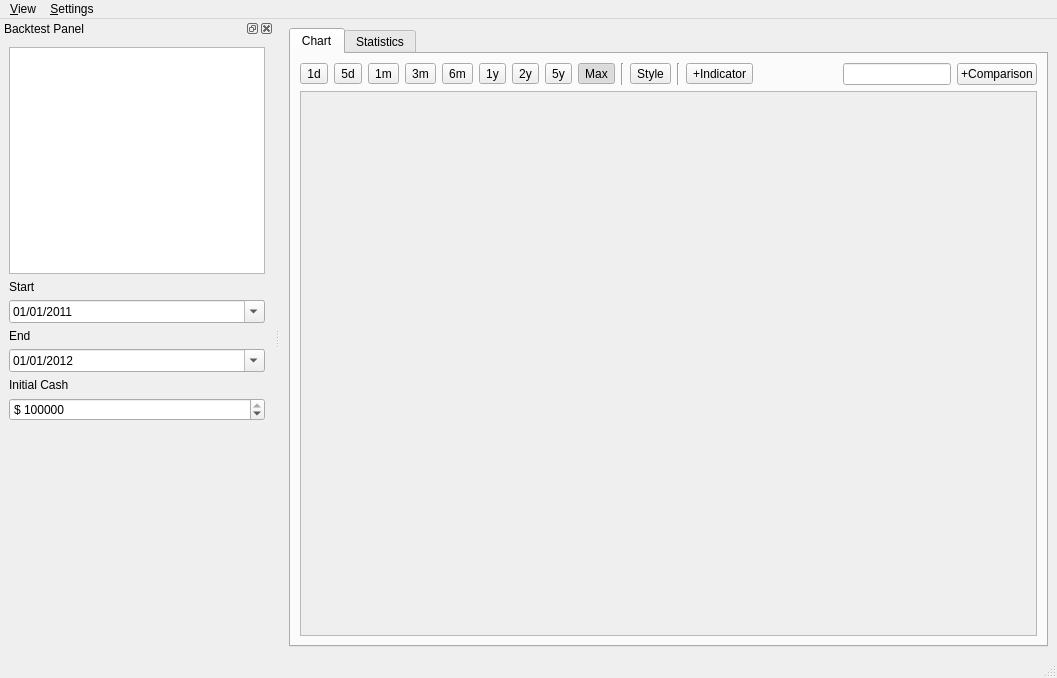
<?xml version="1.0" encoding="UTF-8"?>
<ui version="4.0">
 <class>MainWindow</class>
 <widget class="QMainWindow" name="MainWindow">
  <property name="geometry">
   <rect>
    <x>0</x>
    <y>0</y>
    <width>1057</width>
    <height>678</height>
   </rect>
  </property>
  <property name="windowTitle">
   <string>Backtester</string>
  </property>
  <widget class="QWidget" name="centralwidget">
   <layout class="QHBoxLayout" name="horizontalLayout">
    <item>
     <widget class="QTabWidget" name="tabWidget">
      <property name="currentIndex">
       <number>0</number>
      </property>
      <widget class="QWidget" name="chartTab">
       <attribute name="title">
        <string>Chart</string>
       </attribute>
       <layout class="QVBoxLayout" name="verticalLayout_3">
        <item>
         <layout class="QHBoxLayout" name="horizontalLayout_2">
          <item>
           <widget class="QToolButton" name="oneDayToolButton">
            <property name="text">
             <string>1d</string>
            </property>
            <property name="checkable">
             <bool>true</bool>
            </property>
            <attribute name="buttonGroup">
             <string notr="true">buttonGroup</string>
            </attribute>
           </widget>
          </item>
          <item>
           <widget class="QToolButton" name="fiveDayToolButton">
            <property name="text">
             <string>5d</string>
            </property>
            <property name="checkable">
             <bool>true</bool>
            </property>
            <attribute name="buttonGroup">
             <string notr="true">buttonGroup</string>
            </attribute>
           </widget>
          </item>
          <item>
           <widget class="QToolButton" name="oneMonthToolButton">
            <property name="text">
             <string>1m</string>
            </property>
            <property name="checkable">
             <bool>true</bool>
            </property>
            <attribute name="buttonGroup">
             <string notr="true">buttonGroup</string>
            </attribute>
           </widget>
          </item>
          <item>
           <widget class="QToolButton" name="threeMonthToolButton">
            <property name="text">
             <string>3m</string>
            </property>
            <property name="checkable">
             <bool>true</bool>
            </property>
            <attribute name="buttonGroup">
             <string notr="true">buttonGroup</string>
            </attribute>
           </widget>
          </item>
          <item>
           <widget class="QToolButton" name="sixMonthToolButton">
            <property name="text">
             <string>6m</string>
            </property>
            <property name="checkable">
             <bool>true</bool>
            </property>
            <attribute name="buttonGroup">
             <string notr="true">buttonGroup</string>
            </attribute>
           </widget>
          </item>
          <item>
           <widget class="QToolButton" name="oneYearToolButton">
            <property name="text">
             <string>1y</string>
            </property>
            <property name="checkable">
             <bool>true</bool>
            </property>
            <attribute name="buttonGroup">
             <string notr="true">buttonGroup</string>
            </attribute>
           </widget>
          </item>
          <item>
           <widget class="QToolButton" name="twoYearToolButton">
            <property name="text">
             <string>2y</string>
            </property>
            <property name="checkable">
             <bool>true</bool>
            </property>
            <attribute name="buttonGroup">
             <string notr="true">buttonGroup</string>
            </attribute>
           </widget>
          </item>
          <item>
           <widget class="QToolButton" name="fiveYearToolButton">
            <property name="text">
             <string>5y</string>
            </property>
            <property name="checkable">
             <bool>true</bool>
            </property>
            <attribute name="buttonGroup">
             <string notr="true">buttonGroup</string>
            </attribute>
           </widget>
          </item>
          <item>
           <widget class="QToolButton" name="maxToolButton">
            <property name="text">
             <string>Max</string>
            </property>
            <property name="checkable">
             <bool>true</bool>
            </property>
            <property name="checked">
             <bool>true</bool>
            </property>
            <attribute name="buttonGroup">
             <string notr="true">buttonGroup</string>
            </attribute>
           </widget>
          </item>
          <item>
           <widget class="Line" name="line_2">
            <property name="orientation">
             <enum>Qt::Vertical</enum>
            </property>
           </widget>
          </item>
          <item>
           <widget class="QToolButton" name="styleToolButton">
            <property name="cursor">
             <cursorShape>ArrowCursor</cursorShape>
            </property>
            <property name="contextMenuPolicy">
             <enum>Qt::ActionsContextMenu</enum>
            </property>
            <property name="text">
             <string>Style</string>
            </property>
            <property name="popupMode">
             <enum>QToolButton::InstantPopup</enum>
            </property>
            <property name="arrowType">
             <enum>Qt::NoArrow</enum>
            </property>
           </widget>
          </item>
          <item>
           <widget class="Line" name="line_3">
            <property name="orientation">
             <enum>Qt::Vertical</enum>
            </property>
           </widget>
          </item>
          <item>
           <widget class="QToolButton" name="indicatorToolButton">
            <property name="contextMenuPolicy">
             <enum>Qt::ActionsContextMenu</enum>
            </property>
            <property name="text">
             <string>+Indicator</string>
            </property>
            <property name="popupMode">
             <enum>QToolButton::InstantPopup</enum>
            </property>
            <property name="toolButtonStyle">
             <enum>Qt::ToolButtonIconOnly</enum>
            </property>
           </widget>
          </item>
          <item>
           <spacer name="horizontalSpacer">
            <property name="orientation">
             <enum>Qt::Horizontal</enum>
            </property>
            <property name="sizeHint" stdset="0">
             <size>
              <width>40</width>
              <height>20</height>
             </size>
            </property>
           </spacer>
          </item>
          <item>
           <widget class="QLineEdit" name="symbolLineEdit"/>
          </item>
          <item>
           <widget class="QPushButton" name="pushButton">
            <property name="text">
             <string>+Comparison</string>
            </property>
           </widget>
          </item>
         </layout>
        </item>
        <item>
         <widget class="QScrollArea" name="scrollArea">
          <property name="verticalScrollBarPolicy">
           <enum>Qt::ScrollBarAsNeeded</enum>
          </property>
          <property name="horizontalScrollBarPolicy">
           <enum>Qt::ScrollBarAsNeeded</enum>
          </property>
          <property name="widgetResizable">
           <bool>true</bool>
          </property>
          <widget class="QWidget" name="scrollAreaWidgetContents_2">
           <property name="geometry">
            <rect>
             <x>0</x>
             <y>0</y>
             <width>733</width>
             <height>527</height>
            </rect>
           </property>
           <layout class="QVBoxLayout" name="verticalLayout_4">
            <item>
             <widget class="MatplotlibWidget" name="matplotlibWidget" native="true">
              <property name="sizePolicy">
               <sizepolicy hsizetype="Preferred" vsizetype="MinimumExpanding">
                <horstretch>0</horstretch>
                <verstretch>0</verstretch>
               </sizepolicy>
              </property>
              <property name="contextMenuPolicy">
               <enum>Qt::CustomContextMenu</enum>
              </property>
             </widget>
            </item>
           </layout>
          </widget>
         </widget>
        </item>
       </layout>
      </widget>
      <widget class="QWidget" name="statsTab">
       <attribute name="title">
        <string>Statistics</string>
       </attribute>
      </widget>
     </widget>
    </item>
   </layout>
  </widget>
  <widget class="QStatusBar" name="statusbar"/>
  <widget class="QDockWidget" name="dockWidget">
   <property name="windowTitle">
    <string>Backtest Panel</string>
   </property>
   <attribute name="dockWidgetArea">
    <number>1</number>
   </attribute>
   <widget class="QWidget" name="dockWidgetContents">
    <layout class="QVBoxLayout" name="verticalLayout_2">
     <item>
      <layout class="QVBoxLayout" name="verticalLayout">
       <item>
        <widget class="QListWidget" name="strategyListWidget">
         <property name="contextMenuPolicy">
          <enum>Qt::CustomContextMenu</enum>
         </property>
        </widget>
       </item>
       <item>
        <widget class="QLabel" name="label">
         <property name="text">
          <string>Start</string>
         </property>
        </widget>
       </item>
       <item>
        <widget class="QDateEdit" name="dateStartEdit">
         <property name="focusPolicy">
          <enum>Qt::NoFocus</enum>
         </property>
         <property name="date">
          <date>
           <year>2011</year>
           <month>1</month>
           <day>1</day>
          </date>
         </property>
         <property name="displayFormat">
          <string>MM/dd/yyyy</string>
         </property>
         <property name="calendarPopup">
          <bool>true</bool>
         </property>
         <property name="timeSpec">
          <enum>Qt::LocalTime</enum>
         </property>
        </widget>
       </item>
       <item>
        <widget class="QLabel" name="label_2">
         <property name="text">
          <string>End</string>
         </property>
        </widget>
       </item>
       <item>
        <widget class="QDateEdit" name="dateEndEdit">
         <property name="focusPolicy">
          <enum>Qt::NoFocus</enum>
         </property>
         <property name="date">
          <date>
           <year>2012</year>
           <month>1</month>
           <day>1</day>
          </date>
         </property>
         <property name="displayFormat">
          <string>MM/dd/yyyy</string>
         </property>
         <property name="calendarPopup">
          <bool>true</bool>
         </property>
        </widget>
       </item>
       <item>
        <widget class="QLabel" name="label_3">
         <property name="text">
          <string>Initial Cash</string>
         </property>
        </widget>
       </item>
       <item>
        <widget class="QSpinBox" name="initialCashSpinBox">
         <property name="focusPolicy">
          <enum>Qt::NoFocus</enum>
         </property>
         <property name="frame">
          <bool>true</bool>
         </property>
         <property name="buttonSymbols">
          <enum>QAbstractSpinBox::UpDownArrows</enum>
         </property>
         <property name="prefix">
          <string>$ </string>
         </property>
         <property name="maximum">
          <number>999999999</number>
         </property>
         <property name="value">
          <number>50000000</number>
         </property>
        </widget>
       </item>
       <item>
        <spacer name="verticalSpacer">
         <property name="orientation">
          <enum>Qt::Vertical</enum>
         </property>
         <property name="sizeHint" stdset="0">
          <size>
           <width>20</width>
           <height>40</height>
          </size>
         </property>
        </spacer>
       </item>
      </layout>
     </item>
    </layout>
   </widget>
  </widget>
  <widget class="QMenuBar" name="menuBar">
   <property name="geometry">
    <rect>
     <x>0</x>
     <y>0</y>
     <width>1057</width>
     <height>25</height>
    </rect>
   </property>
   <widget class="QMenu" name="menu_View">
    <property name="title">
     <string>&amp;View</string>
    </property>
    <addaction name="actionBacktest_Window"/>
   </widget>
   <widget class="QMenu" name="menu_Settings">
    <property name="title">
     <string>&amp;Settings</string>
    </property>
    <addaction name="actionPerference"/>
   </widget>
   <addaction name="menu_View"/>
   <addaction name="menu_Settings"/>
  </widget>
  <action name="actionExit">
   <property name="text">
    <string>Exit</string>
   </property>
  </action>
  <action name="actionTest3">
   <property name="text">
    <string>test3</string>
   </property>
  </action>
  <action name="actionTest5">
   <property name="text">
    <string>test5</string>
   </property>
  </action>
  <action name="actionExit_2">
   <property name="text">
    <string>Exit</string>
   </property>
  </action>
  <action name="actionLineChart">
   <property name="text">
    <string>LineChart</string>
   </property>
  </action>
  <action name="actionBacktest_Window">
   <property name="checkable">
    <bool>true</bool>
   </property>
   <property name="checked">
    <bool>true</bool>
   </property>
   <property name="text">
    <string>Backtest Panel</string>
   </property>
  </action>
  <action name="actionPerference">
   <property name="text">
    <string>Preferences...</string>
   </property>
  </action>
  <action name="actionRunStrategy">
   <property name="icon">
    <iconset resource="resource.qrc">
     <normaloff>:/icons/run.png</normaloff>:/icons/run.png</iconset>
   </property>
   <property name="text">
    <string>Run Strategy</string>
   </property>
  </action>
  <action name="actionEditStrategy">
   <property name="icon">
    <iconset resource="resource.qrc">
     <normaloff>:/icons/edit.png</normaloff>:/icons/edit.png</iconset>
   </property>
   <property name="text">
    <string>Edit Strategy</string>
   </property>
  </action>
 </widget>
 <customwidgets>
  <customwidget>
   <class>MatplotlibWidget</class>
   <extends>QWidget</extends>
   <header>matplotlibwidget</header>
   <container>1</container>
  </customwidget>
 </customwidgets>
 <resources>
  <include location="resource.qrc"/>
 </resources>
 <connections>
  <connection>
   <sender>actionBacktest_Window</sender>
   <signal>toggled(bool)</signal>
   <receiver>dockWidget</receiver>
   <slot>setVisible(bool)</slot>
   <hints>
    <hint type="sourcelabel">
     <x>-1</x>
     <y>-1</y>
    </hint>
    <hint type="destinationlabel">
     <x>62</x>
     <y>301</y>
    </hint>
   </hints>
  </connection>
  <connection>
   <sender>dockWidget</sender>
   <signal>visibilityChanged(bool)</signal>
   <receiver>actionBacktest_Window</receiver>
   <slot>setChecked(bool)</slot>
   <hints>
    <hint type="sourcelabel">
     <x>62</x>
     <y>301</y>
    </hint>
    <hint type="destinationlabel">
     <x>-1</x>
     <y>-1</y>
    </hint>
   </hints>
  </connection>
 </connections>
 <buttongroups>
  <buttongroup name="buttonGroup"/>
 </buttongroups>
</ui>
